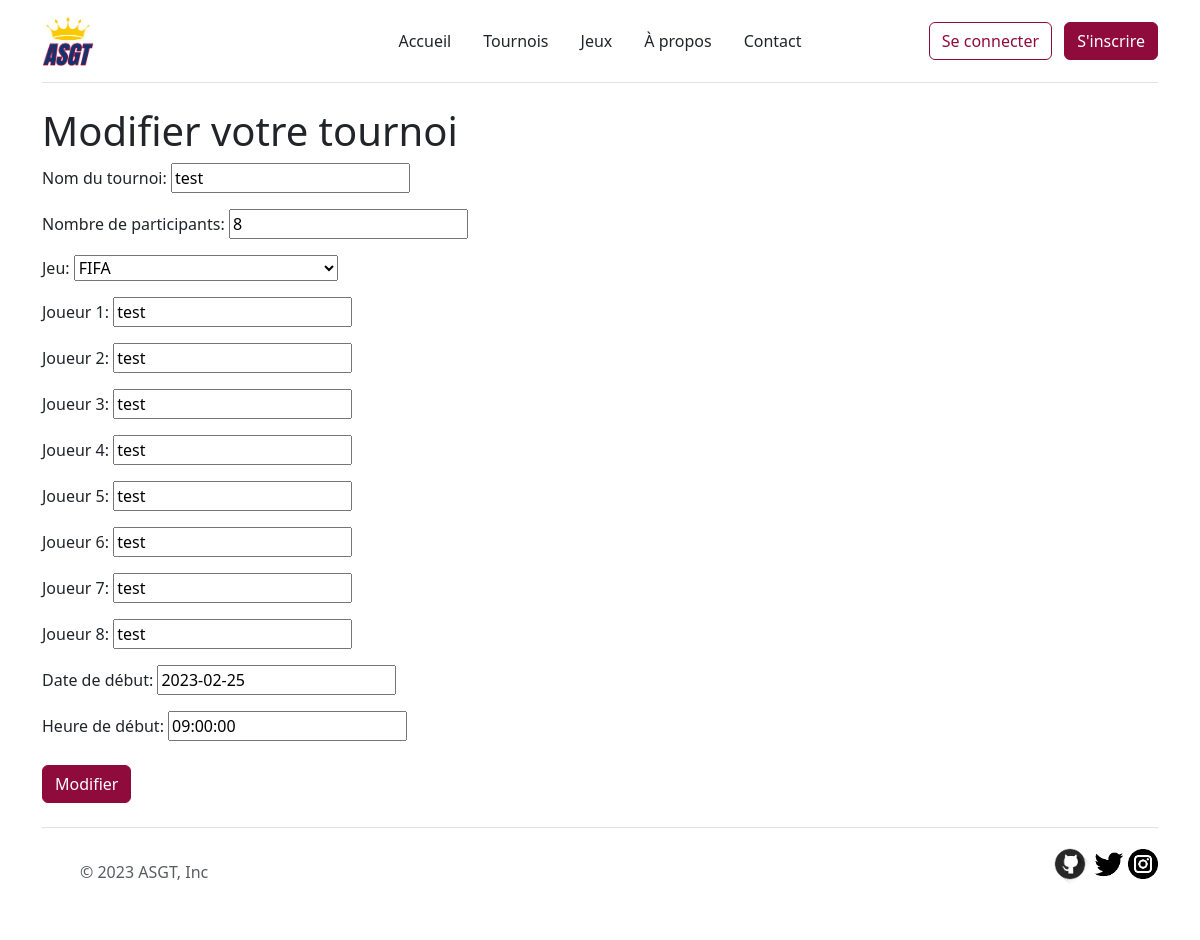
Screenshot of /tournois/1/modification/ with the database file from the repository.
### tournaments/models.py (models this page shows, shortened)
class Tournament(models.Model):
    tournament_name = models.fields.CharField(
        max_length=100,
        verbose_name="Nom du tournoi",
        blank=False,
        null=True
        )
    created_at = models.fields.DateTimeField(
        default=timezone.now(),
        verbose_name="Créé le"
        )
    updated_at = models.fields.DateTimeField(auto_now=True)
    nb_players = models.fields.IntegerField(validators=
        [MinValueValidator(8, "Le nombre de participants est imposé à 8 pour le moment"),
        MaxValueValidator(8, "Le nombre de participants est imposé à 8 pour le moment")],
        verbose_name="Nombre de participants",
        blank=False,
        null=True
        )
    game = models.ForeignKey(
        Games,
        on_delete=models.SET_NULL,
        verbose_name='Jeu',
        blank=False,
        null=True
        )
    admin = models.ForeignKey(
        User,
        null=True,
        on_delete=models.SET_NULL, #set_null car si on utilise CASCADE ça supprimera tout le tournoi
        verbose_name="Propriétaire",
        related_name='+'
        )
    player1 = models.fields.CharField(
        max_length=20,
        verbose_name="Joueur 1",
        blank=False,
        null=True)
    player2 = models.fields.CharField(
        max_length=20,
        verbose_name="Joueur 2",
        blank=False,
        null=True)
    player3 = models.fields.CharField(
        max_length=20,
        verbose_name="Joueur 3",
        blank=False,
        null=True)
    player4 = models.fields.CharField(
        max_length=20,
        verbose_name="Joueur 4",
        blank=False,
        null=True)
    player5 = models.fields.CharField(
        max_length=20,
        verbose_name="Joueur 5",
        blank=False,
        null=True)
    player6 = models.fields.CharField(
        max_length=20,
        verbose_name="Joueur 6",
        blank=False,
        null=True)
    player7 = models.fields.CharField(
        max_length=20,
        verbose_name="Joueur 7",
        blank=False,
        null=True)
    player8 = models.fields.CharField(
        max_length=20,
        verbose_name="Joueur 8",
        blank=False,
        null=True)
    start_date = models.fields.DateField(
        verbose_name="Date de début",
        blank=False,
        null=True
        )
    start_time = models.fields.TimeField(
        verbose_name="Heure de début",
        blank=False,
        null=True
        )
    tournament_infos = models.JSONField(
        default = {},
        blank=True,
        null=True
        )

### tournaments/views.py (the view)
# urls.py: path('tournois/<int:tournament_id>/modification/', views.tournament_update, name='tournament-update'),
def tournament_update(request, tournament_id):
    tournament = Tournament.objects.get(id=tournament_id)
    if request.method == 'POST':
        tournament_form = TournamentForm(instance=tournament)
        if tournament_form.is_valid():
            tournament_form.save()
            return redirect('tournament-detail', tournament.id)
    else:
        tournament_form = TournamentForm(instance=tournament)
    return render(request, 'tournaments/tournament-update.html', {'tournament_form': tournament_form})

### tournaments/forms.py
class TournamentForm(forms.ModelForm):
    class Meta:
        model = Tournament
        fields = ['tournament_name', 'nb_players', 'game',
                  'player1', 'player2', 'player3', 'player4',
                  'player5', 'player6', 'player7', 'player8',
                  'start_date', 'start_time']

### tournaments/models.py (called while the page is built)
    def __str__(self):
        return f'{self.game_name}'

### tournaments/templates/tournaments/tournament-update.html (shortened to what this page needs)
{% extends 'tournaments/base.html' %}
{% block content %}
<h1>Modifier votre tournoi</h1>
<form action="" method="post">
    {{ tournament_form.as_p }}
    <div class="mt-4">
        <button type="submit" class="btn btn-primary">Modifier</button>
    </div>
</form>
{% endblock %}

### tournaments/static/tournaments/styles.css (style rules this page uses)
.btn-primary { background-color: #8f0b3b; border-color: #8f0b3b; }

### rows the page displays
Tournament: tournament_name "test", nb_players "8", game "FIFA", player1 "test", player2 "test", player3 "test", player4 "test", player5 "test", player6 "test", player7 "test", player8 "test", start_date "2023-02-25", start_time "09:00:00"
